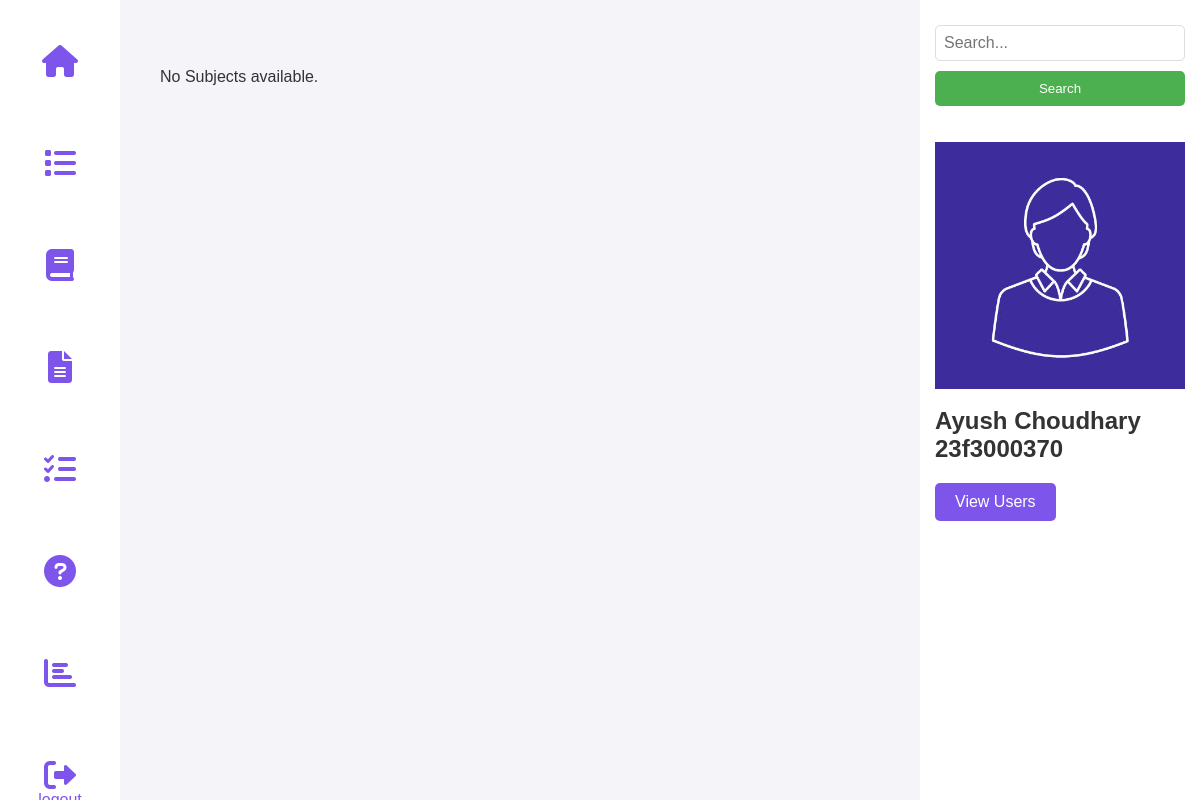
The app's page /admin_dashboard (signed in), older data.
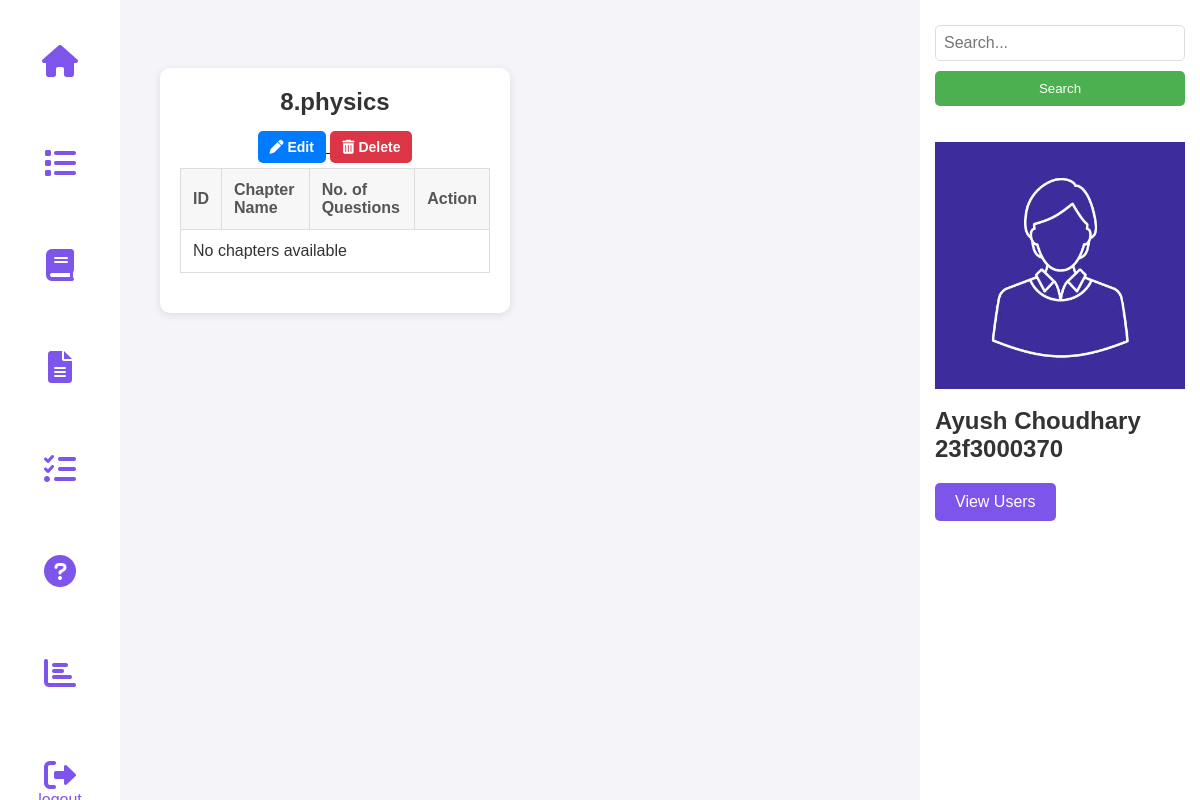
The same page, newer data.
### tables this page shows
CREATE TABLE SUBJECTS(
    id INTEGER PRIMARY KEY AUTOINCREMENT,
    subject_name TEXT NOT NULL
    );

### controllers/admin.py (the view, shortened to what this page needs)
@admin_bp.route('/admin_dashboard')
def admin_dashboard():
    if 'admin' not in session:
        return redirect(url_for('auth.admin_login'))
    conn = get_db_connection()
    cursor = conn.cursor()
    cursor.execute("SELECT * FROM SUBJECTS")
    subjects = cursor.fetchall()
    cursor.execute("SELECT id, chapter_name, subject_id, no_of_question FROM CHAPTERS")
    chapters = cursor.fetchall()
    conn.close()
    subject_dict = {sub[0]: {"id": sub[0], "name": sub[1], "chapters": []} for sub in subjects}
    return render_template('admin/admin_dashboard.html', subjects=subject_dict.values())

### models/setup_db.py (called while the page is built)
def get_db_connection():
    try:
        conn = sqlite3.connect(DB_PATH)
        conn.execute("PRAGMA foreign_keys = ON;")
        return conn
    except sqlite3.Error as e:
        print(f"❌ Database connection failed: {e}")
        return None

### templates/admin/admin_dashboard.html (shortened to what this page needs)
<!DOCTYPE html>
<html lang="en">
<head>
  <link rel="stylesheet" href="https://cdnjs.cloudflare.com/ajax/libs/font-awesome/6.0.0/css/all.min.css">
  <link rel="stylesheet" href="{{ url_for('static', filename='admin.css') }}">
</head>
<body>
  <nav class="nav">
    <div class="nav-left">
      <a href="{{ url_for('admin.admin_dashboard') }}"><button class="nav-button"><i
            class="fas fa-home fa-2x"></i></button></a>
      <a href="{{ url_for('admin.view_quiz') }}"><button class="nav-button"><i
            class="fas fa-list fa-2x"></i></button></a>
      <a href="{{ url_for('admin.add_subject') }}"><button class="nav-button"><i
            class="fas fa-book fa-2x"></i></button></a>
      <a href="{{ url_for('admin.add_chapter') }}"><button class="nav-button"><i
            class="fas fa-file-alt fa-2x"></i></button></a>
      <a href="{{ url_for('admin.add_quiz') }}"><button class="nav-button"><i
            class="fas fa-tasks fa-2x"></i></button></a>
      <a href="{{ url_for('admin.add_question') }}"><button class="nav-button"><i
            class="fas fa-question-circle fa-2x"></i></button></a>
      <a href="{{ url_for('admin.admin_summary') }}"><button class="nav-button"><i
            class="fas fa-chart-bar fa-2x"></i></button></a>
      <a href="{{ url_for('auth.logout') }}"><button class="nav-button"><i
            class="fas fa-sign-out-alt fa-2x"></i>logout</button></a>
    </div>
  </nav>
  <nav class="nav2">
    <div class="nav-right">
      <form method="GET" action="{{ url_for('admin.search_admin') }}">
        <input type="text" name="query" class="search-bar" placeholder="Search...">
        <button type="submit" class="search-button">Search</button>
      </form>
      <br><br>
      <img src="{{ url_for('static', filename='profile.png') }}" alt="Admin Profile" class="profile">
      <br>
      <h1>Ayush Choudhary</h1>
      <h2>23f3000370</h2>
      <a href="{{ url_for('admin.view_users') }}"><button class="back-button">View Users</button></a>
    </div>
  </nav>
  <div class="container2">
    {% for subject in subjects %}
    <div class="quiz-box">
      <h1>{{subject.id}}.{{ subject.name }}</h1>
      <a href="{{ url_for('admin.edit_subject', subject_id=subject.id) }}">
        <button class="edit-btn"><i class="fas fa-pen"></i> Edit</button>
      </a>
      <a href="{{ url_for('admin.delete_subject', subject_id=subject.id) }}" class="delete-button">
        <i class="fas fa-trash-alt"></i> Delete
      </a>
      <table border="1">
        <thead>
          <tr>
            <th>ID</th>
            <th>Chapter Name</th>
            <th>No. of Questions</th>
            <th>Action</th>
          </tr>
        </thead>
        <tbody>
          {% for chapter in subject.chapters %}
          <tr>
            <td>{{ chapter.id }}</td>
            <td>{{ chapter.name }}</td>
            <td>{{ chapter.no_of_question }}</td>
            <td>
              <div class="button-group">
                <br>
                <a href="{{ url_for('admin.delete_chapter', chapter_id=chapter.id) }}" class="delete-button">
                  <i class="fas fa-trash-alt"></i>
                </a>
                <a href="{{ url_for('admin.edit_chapter', chapter_id=chapter.id) }}" class="edit-btn">
                  <i class="fas fa-pen"></i>
                </a>
              </div>
            </td>
          </tr>
          {% else %}
          <tr>
            <td colspan="4">No chapters available</td>
          </tr>
          {% endfor %}
        </tbody>
      </table>
    </div>
    {% else %}
    <p>No Subjects available.</p>
    {% endfor %}
  </div>
</body>
</html>

Row changes from the older to the newer data that the page shows:
added SUBJECTS: id "8", name "physics"
Text that changed along with them:
text no longer shown: "No Subjects available."
